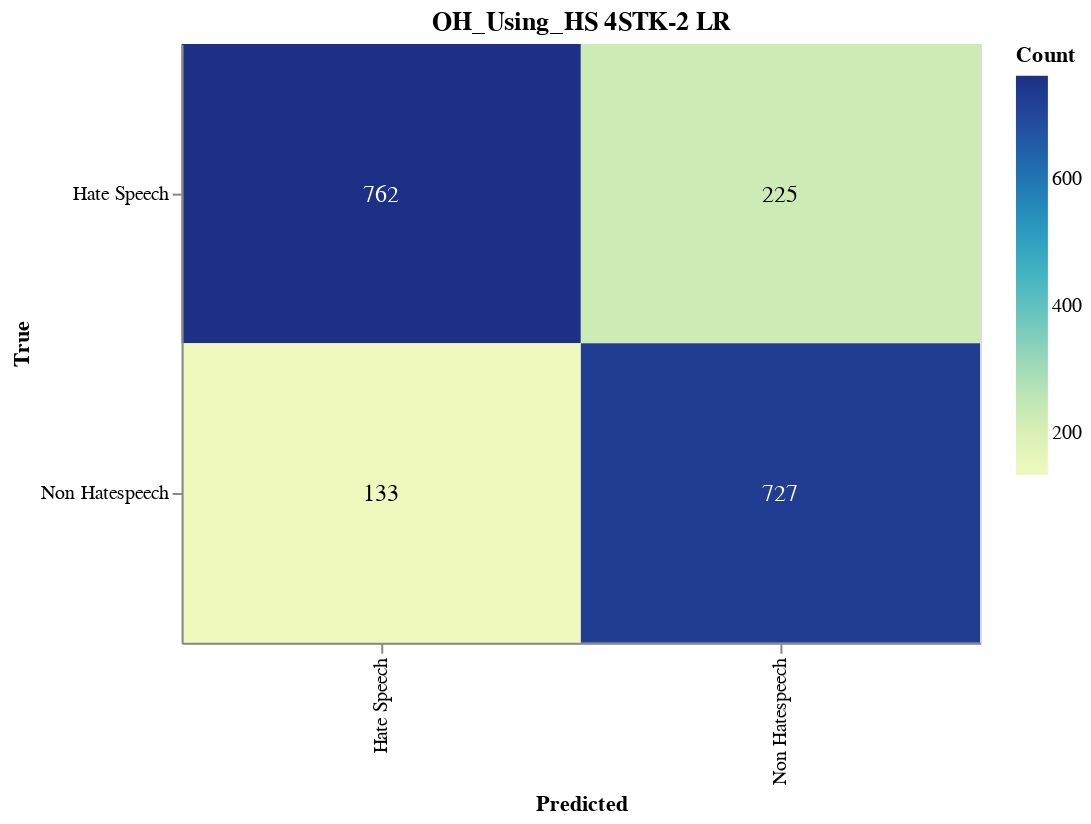

Notebook source saved alongside this figure:
### Markdown cell above
#### Save CM

### Code cell
import altair as alt
import altair_saver
import pandas as pd
from sklearn.metrics import confusion_matrix

# Calculate the confusion matrix
cm = confusion_matrix(y_val, adjusted_predictions)

# Define class names
class_names = ['Hate Speech', 'Non Hatespeech']

# Convert confusion matrix to DataFrame
cm_df = pd.DataFrame(cm, index=class_names, columns=class_names).reset_index().melt(id_vars='index')
cm_df.columns = ['True', 'Predicted', 'Count']

# Ensure the order of categories
cm_df['True'] = pd.Categorical(cm_df['True'], categories=class_names, ordered=True)
cm_df['Predicted'] = pd.Categorical(cm_df['Predicted'], categories=class_names, ordered=True)

# Create the Altair plot
heatmap = alt.Chart(cm_df).mark_rect().encode(
    x=alt.X('Predicted:O', sort=class_names),
    y=alt.Y('True:O', sort=class_names),
    color='Count:Q',
    tooltip=['True', 'Predicted', 'Count']
).properties(
    width=400,
    height=300,
    title='OF_Using_FIRE 4STK-2 LR'
)

# Add text labels
text = heatmap.mark_text(
    align='center',
    baseline='middle',
    fontSize=12
).encode(
    text='Count:Q',
    color=alt.condition(
        alt.datum.Count > cm.max() / 2,
        alt.value('white'),
        alt.value('black')
    )
)

# Combine heatmap and text
final_chart = heatmap + text

# Display the plot
final_chart.show()

### Figure 1 — Vega-Lite specification as saved in the notebook (floating-point values rounded to 4 significant figures)
{"config": {"view": {"continuousWidth": 300, "continuousHeight": 300}}, "layer": [{"mark": {"type": "rect"}, "encoding": {"color": {"field": "Count", "type": "quantitative"}, "tooltip": [{"field": "True", "type": "ordinal"}, {"field": "Predicted", "type": "ordinal"}, {"field": "Count", "type": "quantitative"}], "x": {"field": "Predicted", "sort": ["Hate Speech", "Non Hatespeech"], "type": "ordinal"}, "y": {"field": "True", "sort": ["Hate Speech", "Non Hatespeech"], "type": "ordinal"}}, "title": "OH_Using_HS 4STK-2 LR"}, {"mark": {"type": "text", "align": "center", "baseline": "middle", "fontSize": 12}, "encoding": {"color": {"condition": {"test": "(datum.Count > 381.0)", "value": "white"}, "value": "black"}, "text": {"field": "Count", "type": "quantitative"}, "tooltip": [{"field": "True", "type": "ordinal"}, {"field": "Predicted", "type": "ordinal"}, {"field": "Count", "type": "quantitative"}], "x": {"field": "Predicted", "sort": ["Hate Speech", "Non Hatespeech"], "type": "ordinal"}, "y": {"field": "True", "sort": ["Hate Speech", "Non Hatespeech"], "type": "ordinal"}}, "title": "OH_Using_HS 4STK-2 LR"}], "data": {"name": "data-ec90e0a9a591acb11e98076ccf8a7855"}, "height": 300, "width": 400, "$schema": "https://vega.github.io/schema/vega-lite/v5.17.0.json", "datasets": {"data-ec90e0a9a591acb11e98076ccf8a7855": [{"True": "Hate Speech", "Predicted": "Hate Speech", "Count": 762}, {"True": "Non Hatespeech", "Predicted": "Hate Speech", "Count": 133}, {"True": "Hate Speech", "Predicted": "Non Hatespeech", "Count": 225}, {"True": "Non Hatespeech", "Predicted": "Non Hatespeech", "Count": 727}]}}
